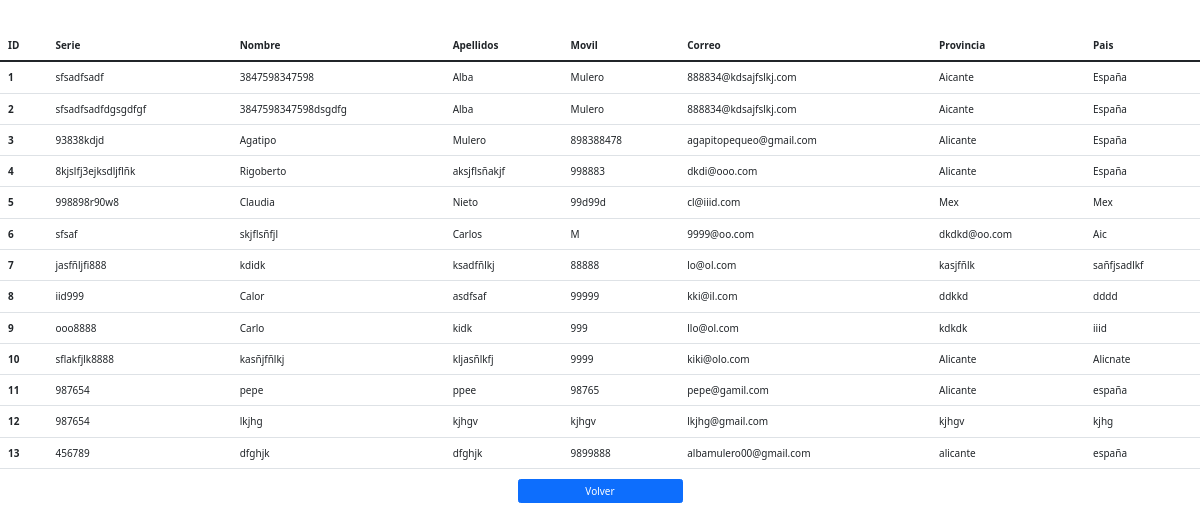
Before: /ver with the older database file.
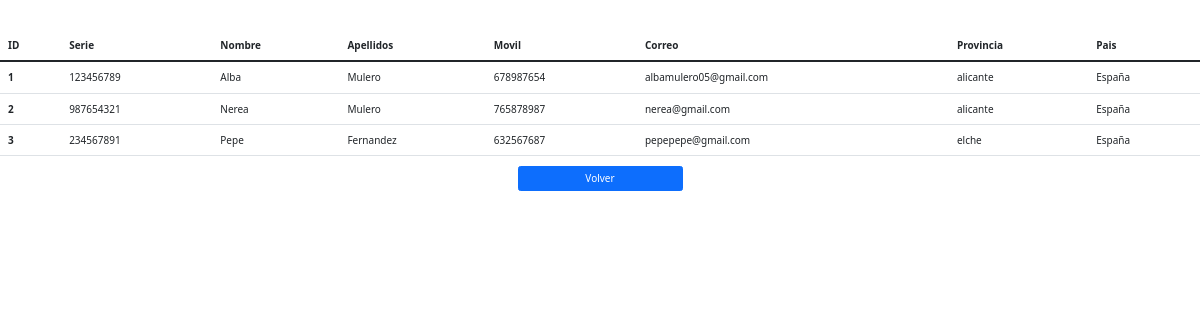
After: the same page with the newer database file.
### models.py (models this page shows)
class User(db.Model):
    __tablename__ = 'User'
    id = db.Column(db.Integer, primary_key=True)
    num_serie = db.Column(db.String(50), unique=True)
    nombre = db.Column(db.String(50))
    apellido = db.Column(db.String(50))
    movil = db.Column(db.String(50))
    email = db.Column(db.String(50))
    provincia = db.Column(db.String(50))
    pais = db.Column(db.String(50))

### app.py (the view)
@app.route('/ver', methods=['GET'])
def ver_usuarios():
    usuarios = User.query.all()
    return render_template('ver_usuarios.html', usuarios = usuarios)

### templates/ver_usuarios.html (shortened to what this page needs)
{% extends 'base/base.html'%} {%block content%} {%if usuarios%}
<div>
    <br><br>
        <table class="table">
            <thead class="thead-dark">
                <tr>
                    <th scope="col">ID</th>
                    <th scope="col">Serie</th>
                    <th scope="col">Nombre</th>
                    <th scope="col">Apellidos</th>
                    <th scope="col">Movil</th>
                    <th scope="col">Correo</th>
                    <th scope="col">Provincia</th>
                    <th scope="col">Pais</th>
                </tr>
            </thead>
            <tbody>
                {%for usuario in usuarios%}
                <tr>
                    <th scope="row">{{usuario.id}}</th>
                    <td>{{usuario.num_serie}}</td>
                    <td>{{usuario.nombre}}</td>
                    <td>{{usuario.apellido}}</td>
                    <td>{{usuario.movil}}</td>
                    <td>{{usuario.email}}</td>
                    <td>{{usuario.provincia}}</td>
                    <td>{{usuario.pais}}</td>
                </tr>
                {%endfor%}
            </tbody>
        </table>
        {%else%}
            <h1>No tengo datos de usuarios, todavia</h1>
        {%endif%}
        <div class="d-grid gap-2 d-md-flex justify-content-md-center">
            <input class="btn btn-primary" value="Volver" onclick="location.href='/'">
        </div>
        {%endblock%}}

### templates/base/base.html (shortened to what this page needs)
<!DOCTYPE html>
<html lang="es">
<head>
    <link rel="stylesheet" href="https://maxcdn.bootstrapcdn.com/bootstrap/3.3.7/css/bootstrap.min.css">
    <link href="https://cdn.jsdelivr.net/npm/bootstrap@5.0.0-beta2/dist/css/bootstrap.min.css" rel="stylesheet">
    <link rel="stylesheet" type="text/css" href="{{url_for('static',filename='css/style.css')}}">
</head>
<body>
     {%block content%} {%endblock%}
</body>
</html>

Changed rows visible on the page:
removed User: id "4", num_serie "8kjslfj3ejksdljflñk", nombre "Rigoberto", apellido "aksjflsñakjf", movil "998883", email "dkdi@ooo.com", provincia "Alicante", pais "España"
removed User: id "5", num_serie "998898r90w8", nombre "Claudia", apellido "Nieto", movil "99d99d", email "cl@iiid.com", provincia "Mex", pais "Mex"
removed User: id "6", num_serie "sfsaf", nombre "skjflsñfjl", apellido "Carlos", movil "M", email "9999@oo.com", provincia "dkdkd@oo.com", pais "Aic"
removed User: id "7", num_serie "jasfñljfi888", nombre "kdidk", apellido "ksadfñlkj", movil "88888", email "lo@ol.com", provincia "kasjfñlk", pais "sañfjsadlkf"
removed User: id "8", num_serie "iid999", nombre "Calor", apellido "asdfsaf", movil "99999", email "kki@il.com", provincia "ddkkd", pais "dddd"
removed User: id "9", num_serie "ooo8888", nombre "Carlo", apellido "kidk", movil "999", email "llo@ol.com", provincia "kdkdk", pais "iiid"
removed User: id "10", num_serie "sflakfjlk8888", nombre "kasñjfñlkj", apellido "kljasñlkfj", movil "9999", email "kiki@olo.com", provincia "Alicante", pais "Alicnate"
removed User: id "11", num_serie "987654", nombre "pepe", apellido "ppee", movil "98765", email "pepe@gamil.com", provincia "Alicante", pais "españa"
removed User: id "12", num_serie "987654", nombre "lkjhg", apellido "kjhgv", movil "kjhgv", email "lkjhg@gmail.com", provincia "kjhgv", pais "kjhg"
removed User: id "13", num_serie "456789", nombre "dfghjk", apellido "dfghjk", movil "9899888", email "albamulero00@gmail.com", provincia "alicante", pais "españa"
changed User "Alba": num_serie "sfsadfsadf" → "123456789"; nombre "3847598347598" → "Alba"; apellido "Alba" → "Mulero"; movil "Mulero" → "678987654"; email "888834@kdsajfslkj.com" → "albamulero05@gmail.com"; provincia "Aicante" → "alicante"
changed User id 2: num_serie "sfsadfsadfdgsgdfgf" → "987654321"; nombre "3847598347598dsgdfg" → "Nerea"; apellido "Alba" → "Mulero"; movil "Mulero" → "765878987"; email "888834@kdsajfslkj.com" → "nerea@gmail.com"; provincia "Aicante" → "alicante"
changed User id 3: num_serie "93838kdjd" → "234567891"; nombre "Agatipo" → "Pepe"; apellido "Mulero" → "Fernandez"; movil "898388478" → "632567687"; email "agapitopequeo@gmail.com" → "pepepepe@gmail.com"; provincia "Alicante" → "elche"
